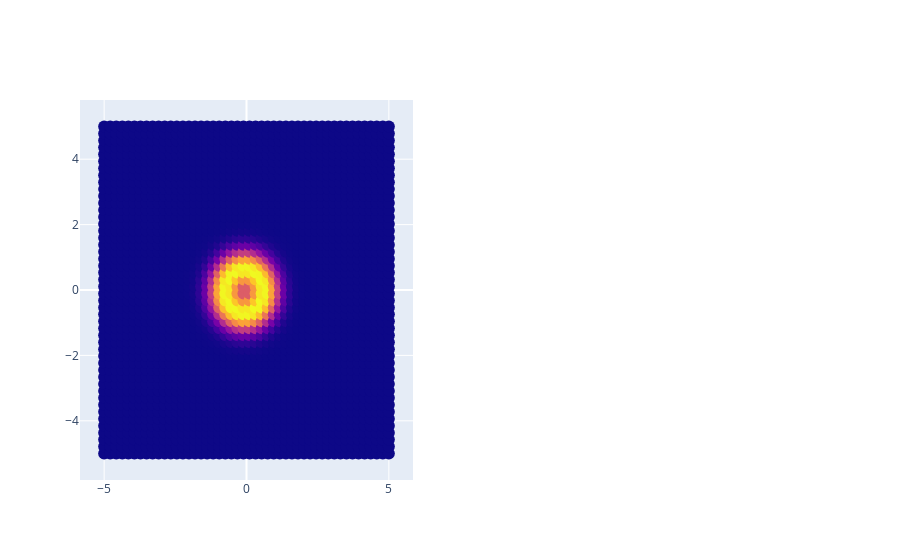

The cell this chart's notebook holds for it:
### Code cell
fig = make_subplots(rows=1, cols=2)

fig.add_trace(
    go.Scatter(x=subset['x'], y=subset['y'], mode = 'markers', marker=dict(
        color=subset['expected'],
        size=12
    )),
    row=1, col=1
)

fig.show()

### Figure 1 — Plotly figure (JSON) as saved in the notebook; plotly's stock layout.template omitted (floating-point values rounded to 4 significant figures; data arrays with more than 128 entries replaced by an {"elided": "..."} marker saying what was removed)
{"data": [{"marker": {"color": {"elided": "2304 float values"}, "size": 12}, "mode": "markers", "type": "scatter", "x": {"elided": "2304 float values"}, "xaxis": "x", "y": {"elided": "2304 float values"}, "yaxis": "y"}], "layout": {"xaxis": {"anchor": "y", "domain": [0, 0.45]}, "xaxis2": {"anchor": "y2", "domain": [0.55, 1]}, "yaxis": {"anchor": "x", "domain": [0, 1]}, "yaxis2": {"anchor": "x2", "domain": [0, 1]}}}
